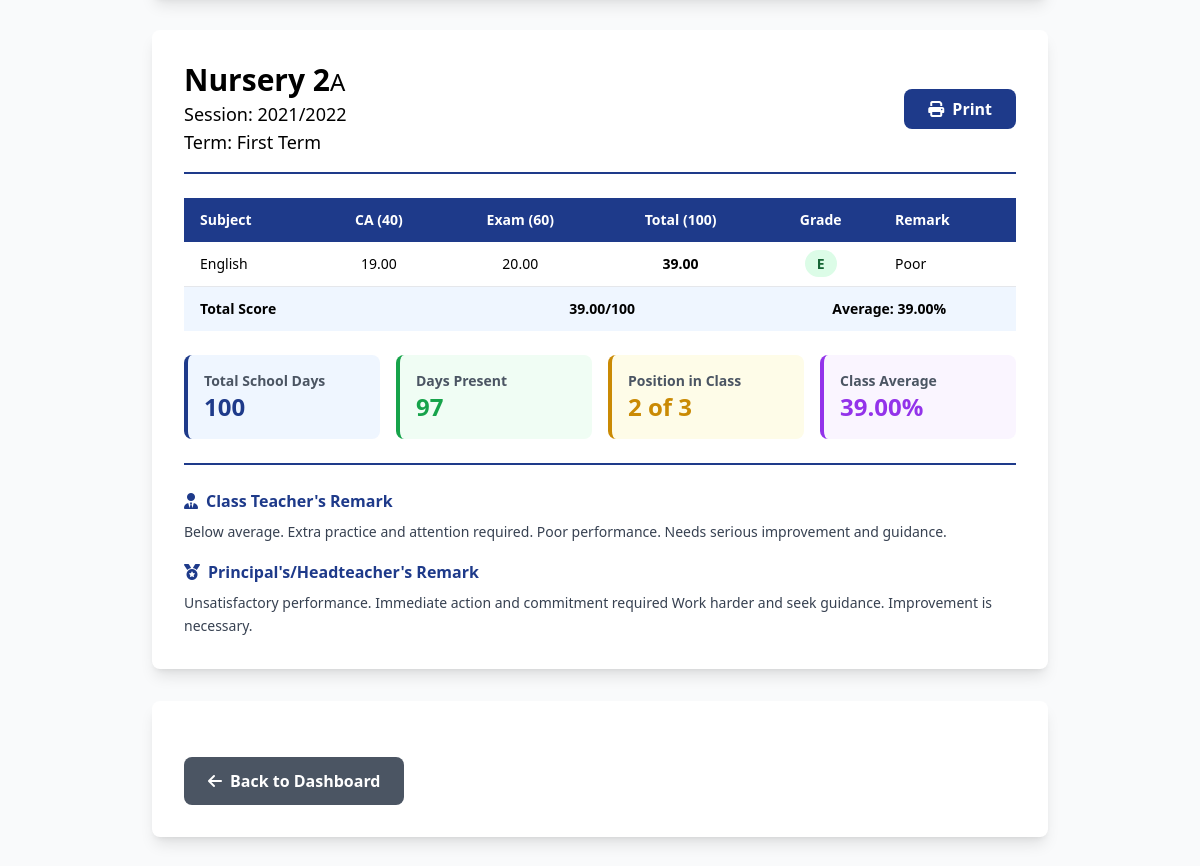
The page /pages/results-management/student-results.php?id=1 (signed in, middle part) on the database as committed earlier.
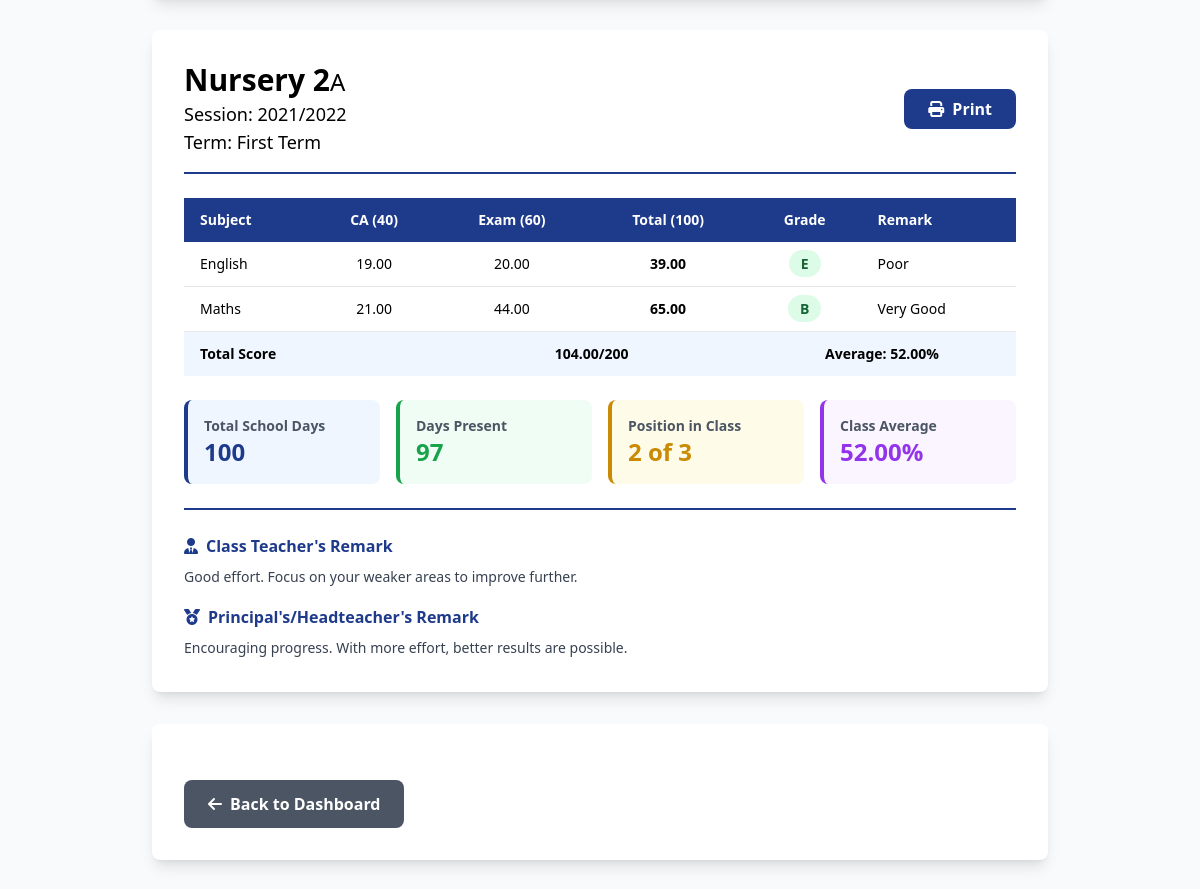
The same page on the database as committed later.
### tables this page shows
CREATE TABLE `student_class_records` (
  `id` int(11) NOT NULL,
  `student_id` int(11) NOT NULL,
  `session_id` int(11) NOT NULL,
  `class_id` int(11) NOT NULL,
  `arm_id` int(11) NOT NULL,
  `overall_total` decimal(8,2) DEFAULT 0.00,
  `overall_average` decimal(5,2) DEFAULT 0.00,
  `overall_position` int(11) DEFAULT NULL,
  `promotion_status` enum('promoted','repeat','pending') DEFAULT 'pending',
  `created_at` timestamp NOT NULL DEFAULT current_timestamp(),
  `deleted_at` datetime DEFAULT NULL,
  `updated_at` timestamp NOT NULL DEFAULT current_timestamp() ON UPDATE current_timestamp()
);

CREATE TABLE `terms` (
  `id` int(11) NOT NULL,
  `name` varchar(100) NOT NULL,
  `session_id` int(11) NOT NULL,
  `start_date` date DEFAULT NULL,
  `end_date` date DEFAULT NULL,
  `status` enum('pending','ongoing','finished') DEFAULT 'pending',
  `created_at` timestamp NOT NULL DEFAULT current_timestamp(),
  `deleted_at` datetime DEFAULT NULL,
  `updated_at` timestamp NOT NULL DEFAULT current_timestamp() ON UPDATE current_timestamp()
);

CREATE TABLE `results` (
  `id` int(11) NOT NULL,
  `student_term_record_id` int(11) NOT NULL,
  `subject_id` int(11) NOT NULL,
  `ca` decimal(5,2) DEFAULT 0.00,
  `exam` decimal(5,2) DEFAULT 0.00,
  `total` decimal(6,2) GENERATED ALWAYS AS (`ca` + `exam`) STORED,
  `grade` varchar(2) DEFAULT NULL,
  `remark` varchar(50) DEFAULT NULL,
  `created_at` timestamp NOT NULL DEFAULT current_timestamp(),
  `deleted_at` datetime DEFAULT NULL,
  `updated_at` timestamp NOT NULL DEFAULT current_timestamp() ON UPDATE current_timestamp()
);

CREATE TABLE `subjects` (
  `id` int(11) NOT NULL,
  `name` varchar(100) NOT NULL,
  `created_at` timestamp NOT NULL DEFAULT current_timestamp(),
  `deleted_at` datetime DEFAULT NULL,
  `updated_at` timestamp NOT NULL DEFAULT current_timestamp() ON UPDATE current_timestamp()
);

CREATE TABLE `student_term_records` (
  `id` int(11) NOT NULL,
  `student_class_record_id` int(11) NOT NULL,
  `term_id` int(11) NOT NULL,
  `total_marks` decimal(8,2) DEFAULT 0.00,
  `average_marks` decimal(5,2) DEFAULT 0.00,
  `position_in_class` int(11) DEFAULT NULL,
  `class_size` int(11) DEFAULT NULL,
  `overall_grade` varchar(5) DEFAULT NULL,
  `created_at` timestamp NOT NULL DEFAULT current_timestamp(),
  `deleted_at` datetime DEFAULT NULL,
  `updated_at` timestamp NOT NULL DEFAULT current_timestamp() ON UPDATE current_timestamp()
);

### routes/web.php (called while the page is built, shortened)
<?php
$protocol = (!empty($_SERVER['HTTPS']) && $_SERVER['HTTPS'] !== 'off') ? "https" : "http";
$host = $_SERVER['HTTP_HOST'];
if ($host === 'localhost' || preg_match('/^192\.168\./', $host)) {
    $baseUrl = $protocol . "://" . $host . "/tauheed-academy-project";
} else {
    $baseUrl = $protocol . "://" . $host;
}

### routes/functions.php (called while the page is built, shortened)
<?php
include(__DIR__ .  '/./web.php');
function route($name)
{
    global $routes, $baseUrl;
    if (isset($routes[$name])) {
        return $routes[$name]['url'];
    }
    return $baseUrl . "/index.php";
}

### pages/results-management/student-results.php (the view, shortened to what this page needs)
<?php
include __DIR__ . '/../../includes/header.php';
if ($user_type !== 'student') {
  if (isset($_GET['id'])) {
    $id = (int) $_GET['id'];
    $stmt = $pdo->prepare('SELECT * FROM students WHERE id = ?');
    $stmt->execute([$id]);
    $student = $stmt->fetch(PDO::FETCH_ASSOC);
    if ($student) {
      $student_id = $student['id'];
    } else {
      $_SESSION['failure'] = "Student is required.";
      header('Location: ' . route('back'));
      exit();
    }
  } else {
    $_SESSION['failure'] = "Student is required.";
    header('Location: ' . route('back'));
    exit();
  }
} else {
  $student_id = $user['id'];
}
$stmt = $pdo->prepare("
    SELECT
        scr.id AS student_class_record_id,
        scr.class_id,
        scr.arm_id,
        scr.session_id,
        scr.overall_total,
        scr.overall_average,
        scr.overall_position,
        scr.promotion_status,
        str.id AS student_term_record_id,
        str.term_id,
        str.total_marks,
        str.average_marks,
        str.position_in_class,
        str.class_size,
        str.overall_grade,
        c.name AS class_name,
        a.name AS arm_name,
        t.name AS term_name,
        ses.name AS session_name
    FROM student_class_records scr
    LEFT JOIN student_term_records str
        ON scr.id = str.student_class_record_id
    LEFT JOIN classes c ON scr.class_id = c.id
    LEFT JOIN class_arms a ON scr.arm_id = a.id
    LEFT JOIN terms t ON str.term_id = t.id
    LEFT JOIN sessions ses ON scr.session_id = ses.id
    WHERE scr.student_id = ?
    ORDER BY ses.id ASC, t.id ASC
");
$stmt->execute([$student_id]);
$classRows = $stmt->fetchAll(PDO::FETCH_ASSOC);
$records = [];
foreach ($classRows as $row) {
  $classId  = $row['class_id'];
  $termId   = $row['term_id'];
  $session  = $row['session_name'];
  $strId    = $row['student_term_record_id'];
  if (!isset($records[$session])) {
    $records[$session] = [];
  }
  if (!isset($records[$session][$classId])) {
    $records[$session][$classId] = [
      'class_name' => $row['class_name'],
      'arm_name'   => $row['arm_name'],
      'terms'      => []
    ];
  }
  if ($termId) {
    $records[$session][$classId]['terms'][$termId] = [
      'term_name'        => $row['term_name'],
      'total_marks'      => $row['total_marks'],
      'average_marks'    => $row['average_marks'],
      'position_in_class' => $row['position_in_class'],
      'class_size'       => $row['class_size'],
      'overall_grade'    => $row['overall_grade'],
      'str_id'           => $strId,
      'subjects_results' => []
    ];
  }
}
$stmt = $pdo->prepare("
    SELECT
        r.student_term_record_id AS str_id,
        r.ca, r.exam, r.total, r.grade, r.remark,
        s.name AS subject_name,
        str.term_id,
        scr.class_id,
        ses.name AS session_name
    FROM results r
    LEFT JOIN student_term_records str
        ON r.student_term_record_id = str.id
    LEFT JOIN student_class_records scr
        ON str.student_class_record_id = scr.id
    LEFT JOIN sessions ses ON scr.session_id = ses.id
    LEFT JOIN subjects s ON r.subject_id = s.id
    WHERE scr.student_id = ?
");
$stmt->execute([$student_id]);
$scoreRows = $stmt->fetchAll(PDO::FETCH_ASSOC);
foreach ($scoreRows as $row) {
  $session = $row['session_name'];
  $classId = $row['class_id'];
  $termId  = $row['term_id'];
  if (isset($records[$session][$classId]['terms'][$termId])) {
    $records[$session][$classId]['terms'][$termId]['subjects_results'][] = [
      'subject_name' => $row['subject_name'],
      'ca'           => $row['ca'],
      'exam'         => $row['exam'],
      'total'        => $row['total'],
      'grade'        => $row['grade'],
      'remark'       => $row['remark']
    ];
  }
}
?>
<body class="bg-gray-50">
  <section class="py-8 px-4">
    <div class="max-w-4xl mx-auto">
      <?php if (!empty($records)): ?>
        <?php foreach ($records as $sessionName => $classes): ?>
          <?php foreach ($classes as $classId => $class): ?>
            <?php foreach ($class['terms'] as $term): ?>
              <div class="result-card bg-white rounded-lg shadow-lg p-8 mb-8">
                <div class="flex justify-between items-center mb-6 pb-4 border-b-2 border-blue-900">
                  <div class="flex justify-between items-center">
                    <div>
                      <h2 class="text-3xl "><b><?= htmlspecialchars($class['class_name']) ?></b><small><?= htmlspecialchars($class['arm_name']) ?></small></h2>
                      <div>
                        <p class="text-black-200 text-lg">Session: <?= htmlspecialchars($sessionName) ?></p>
                        <p class="text-black-200 text-lg">Term: <?= htmlspecialchars($term['term_name']) ?></p>
                      </div>
                    </div>
                  </div>
                  <button onclick="window.print()" class="no-print bg-blue-900 hover:bg-blue-800 text-white px-6 py-2 rounded-lg font-semibold flex items-center gap-2">
                    <i class="fas fa-print"></i>Print
                  </button>
                </div>
                <div class="overflow-x-auto mb-6">
                  <table class="w-full text-sm">
                    <thead class="bg-blue-900 text-white">
                      <tr>
                        <th class="px-4 py-3 text-left font-semibold">Subject</th>
                        <th class="px-4 py-3 text-center font-semibold">CA (40)</th>
                        <th class="px-4 py-3 text-center font-semibold">Exam (60)</th>
                        <th class="px-4 py-3 text-center font-semibold">Total (100)</th>
                        <th class="px-4 py-3 text-center font-semibold">Grade</th>
                        <th class="px-4 py-3 text-left font-semibold">Remark</th>
                      </tr>
                    </thead>
                    <tbody class="divide-y divide-gray-200">
                      <?php foreach ($term['subjects_results'] as $result): ?>
                        <tr class="hover:bg-blue-50">
                          <td class="px-4 py-3"><?= $result['subject_name'] ?></td>
                          <td class="px-4 py-3 text-center"><?= $result['ca'] ?></td>
                          <td class="px-4 py-3 text-center"><?= $result['exam'] ?></td>
                          <td class="px-4 py-3 text-center font-bold"><?= $result['total'] ?></td>
                          <td class="px-4 py-3 text-center">
                            <?php if ($result['grade'] != 'F'): ?>
                              <span class="bg-green-100 text-green-800 px-3 py-1 rounded-full font-bold"><?= $result['grade'] ?></span>
                            <?php else: ?>
                              <span class="bg-red-100 text-red-800 px-3 py-1 rounded-full font-bold"><?= $result['grade'] ?></span>
                            <?php endif ?>
                          </td>
                          <td class="px-4 py-3"><?= $result['remark'] ?></td>
                        </tr>
                      <?php endforeach;  ?>
                      <tr class="bg-blue-50 font-bold text-sm">
                        <td class="px-4 py-3" colspan="2">Total Score</td>
                        <td class="px-4 py-3 text-center" colspan="2"><?= $term['total_marks'] ?>/<?= count($term['subjects_results']) * 100 ?></td>
                        <td class="px-4 py-3 text-center" colspan="2">Average: <?= $term['average_marks'] ?>%</td>
                      </tr>
                    </tbody>
                  </table>
                </div>
                <div class="grid md:grid-cols-4 gap-4 mb-6">
                  <div class="bg-blue-50 p-4 rounded-lg border-l-4 border-blue-900">
                    <p class="text-gray-600 text-sm font-semibold">Total School Days</p>
                    <p class="text-2xl font-bold text-blue-900">100</p>
                  </div>
                  <div class="bg-green-50 p-4 rounded-lg border-l-4 border-green-600">
                    <p class="text-gray-600 text-sm font-semibold">Days Present</p>
                    <p class="text-2xl font-bold text-green-600">97</p>
                  </div>
                  <div class="bg-yellow-50 p-4 rounded-lg border-l-4 border-yellow-600">
                    <p class="text-gray-600 text-sm font-semibold">Position in Class</p>
                    <p class="text-2xl font-bold text-yellow-600"><?= $term['position_in_class'] ?? 'N/A' ?> of <?= $term['class_size'] ?? 'N/A' ?></p>
                  </div>
                  <div class="bg-purple-50 p-4 rounded-lg border-l-4 border-purple-600">
                    <p class="text-gray-600 text-sm font-semibold">Class Average</p>
                    <p class="text-2xl font-bold text-purple-600"><?= $term['average_marks'] ?? 'N/A' ?>%</p>
                  </div>
                </div>
                <div class="border-t-2 border-blue-900 pt-6">
                  <div class="mb-4">
                    <h3 class="font-bold text-blue-900 mb-2">
                      <i class="fas fa-user-tie text-blue-900 mr-2"></i>Class Teacher's Remark
                    </h3>
                    <p class="text-gray-700 text-sm leading-relaxed">
                      <?php if ($term['average_marks'] >= 75) : ?>
                        Excellent performance! Keep up the outstanding work.
                      <?php elseif (($term['average_marks'] >= 60) && ($term['average_marks'] <= 74)) : ?>
                        Very good! You can achieve even more with consistent effort.
                      <?php elseif (($term['average_marks'] >= 50) && ($term['average_marks'] <= 59)) : ?>
                        Good effort. Focus on your weaker areas to improve further.
                      <?php elseif (($term['average_marks'] >= 40) && ($term['average_marks'] <= 49)) : ?>
                        Fair performance. Needs improvement in some subjects.
                      <?php elseif (($term['average_marks'] >= 0) && ($term['average_marks'] <= 39)) : ?>
                        Below average. Extra practice and attention required.
                        Poor performance. Needs serious improvement and guidance.
                      <?php endif ?>
                    </p>
                  </div>
                  <div>
                    <h3 class="font-bold text-blue-900 mb-2">
                      <i class="fas fa-medal text-blue-900 mr-2"></i>Principal's/Headteacher's Remark
                    </h3>
                    <p class="text-gray-700 text-sm leading-relaxed">
                      <?php if ($term['average_marks'] >= 75) : ?>
                        Keep striving for excellence. Very proud of your achievement!
                      <?php elseif (($term['average_marks'] >= 60) && ($term['average_marks'] <= 74)) : ?>
                        Good work. Maintain this standard and aim higher.
                      <?php elseif (($term['average_marks'] >= 50) && ($term['average_marks'] <= 59)) : ?>
                        Encouraging progress. With more effort, better results are possible.
                      <?php elseif (($term['average_marks'] >= 40) && ($term['average_marks'] <= 49)) : ?>
                        Needs improvement. Focus on studies to reach higher grades.
                      <?php elseif (($term['average_marks'] >= 0) && ($term['average_marks'] <= 39)) : ?>
                        Unsatisfactory performance. Immediate action and commitment required
                        Work harder and seek guidance. Improvement is necessary.
                      <?php endif ?>
                    </p>
                  </div>
                </div>
              </div>
            <?php endforeach; ?>
          <?php endforeach; ?>
        <?php endforeach; ?>
      <?php else: ?>
        <p class="text-center text-gray-600">No results found.</p>
      <?php endif; ?>
      <div class="result-card bg-white rounded-lg shadow-lg p-8 print-page-break">
        <a href="<?= route("back") ?>" class="no-print mt-6 inline-block bg-gray-600 hover:bg-gray-700 text-white px-6 py-3 rounded-lg font-semibold transition">
          <i class="fas fa-arrow-left mr-2"></i>Back to Dashboard
        </a>
      </div>
    </div>
  </section>
</body>
</html>

### includes/header.php (shortened to what this page needs)
<?php
include(__DIR__ .  '/../routes/functions.php');
?>
<!DOCTYPE html>
<html lang="en">
<head>
    <script src="https://cdn.tailwindcss.com"></script>
    <link rel="stylesheet" href="https://cdnjs.cloudflare.com/ajax/libs/font-awesome/6.5.1/css/all.min.css">
    <link href="https://cdn.jsdelivr.net/npm/tom-select/dist/css/tom-select.css" rel="stylesheet">
</head>

### includes/header.php (style rules this page uses)
table { white-space: nowrap; overflow-wrap: normal; word-break: normal; }

Rows that differ between the two databases and show on the page:
changed through a linked row, student_class_records "First Term": student_term_records.total_marks "39.00" → "104.00"; count($term['subjects_results']) * 100 "100" → "200"; student_term_records.average_marks "39.00" → "52.00"
added results: subject.name "Maths", ca "21.00", exam "44.00", total "65.00", grade "B", remark "Very Good"
Other text that changed with them:
list line gone: "Below average. Extra practice and attention required. Poor performance. Needs serious improvement and guidance. Unsatisfactory performance. Immediate action and commitment required Work harder and seek guidance. Improvement is necessary."
new list line: "Good effort. Focus on your weaker areas to improve further. Encouraging progress. With more effort, better results are possible."
